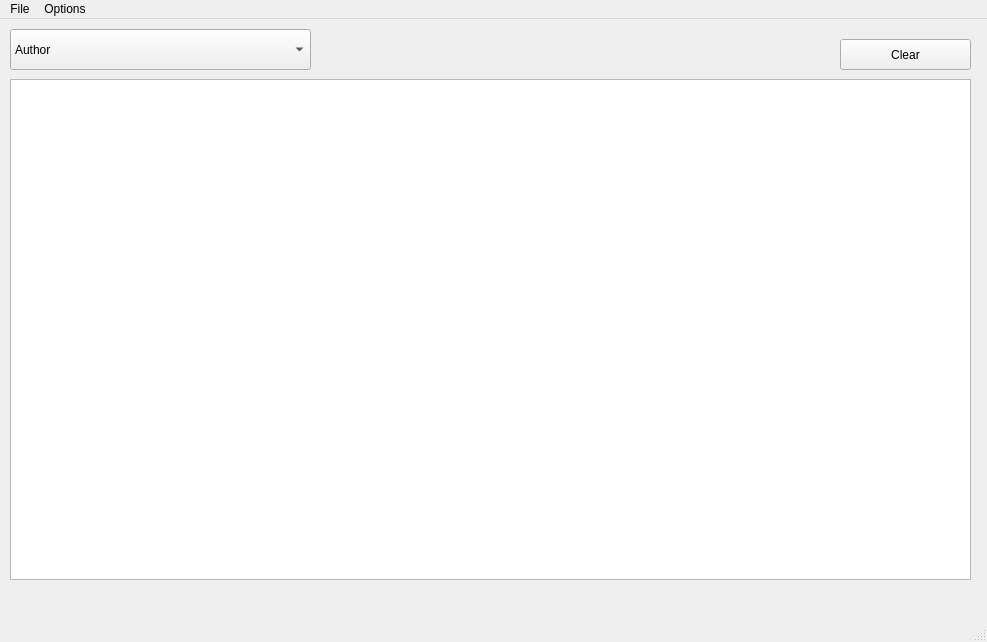
<?xml version="1.0" encoding="UTF-8"?>
<ui version="4.0">
 <class>MainWindow</class>
 <widget class="QMainWindow" name="MainWindow">
  <property name="geometry">
   <rect>
    <x>0</x>
    <y>0</y>
    <width>987</width>
    <height>642</height>
   </rect>
  </property>
  <property name="windowTitle">
   <string>MainWindow</string>
  </property>
  <widget class="QWidget" name="centralwidget">
   <widget class="QTableWidget" name="tableWidget">
    <property name="geometry">
     <rect>
      <x>10</x>
      <y>60</y>
      <width>961</width>
      <height>501</height>
     </rect>
    </property>
    <property name="toolTip">
     <string>Books</string>
    </property>
   </widget>
   <widget class="QComboBox" name="sort_by_comboBox">
    <property name="geometry">
     <rect>
      <x>10</x>
      <y>10</y>
      <width>301</width>
      <height>41</height>
     </rect>
    </property>
    <property name="toolTip">
     <string>Change to sort by other options</string>
    </property>
    <property name="toolTipDuration">
     <number>-1</number>
    </property>
    <item>
     <property name="text">
      <string>Author</string>
     </property>
    </item>
    <item>
     <property name="text">
      <string>Name</string>
     </property>
    </item>
    <item>
     <property name="text">
      <string>Year of publishment</string>
     </property>
    </item>
    <item>
     <property name="text">
      <string>Number of pages</string>
     </property>
    </item>
    <item>
     <property name="text">
      <string>Publishment number</string>
     </property>
    </item>
    <item>
     <property name="text">
      <string>Have illustrations</string>
     </property>
    </item>
    <item>
     <property name="text">
      <string>Have hard cover</string>
     </property>
    </item>
    <item>
     <property name="text">
      <string>Edition size</string>
     </property>
    </item>
   </widget>
   <widget class="QPushButton" name="clear_pushButton">
    <property name="geometry">
     <rect>
      <x>840</x>
      <y>20</y>
      <width>131</width>
      <height>31</height>
     </rect>
    </property>
    <property name="text">
     <string>Clear</string>
    </property>
   </widget>
  </widget>
  <widget class="QMenuBar" name="menubar">
   <property name="geometry">
    <rect>
     <x>0</x>
     <y>0</y>
     <width>987</width>
     <height>24</height>
    </rect>
   </property>
   <widget class="QMenu" name="menuFile">
    <property name="title">
     <string>File</string>
    </property>
    <addaction name="actionSave"/>
    <addaction name="actionClose"/>
   </widget>
   <widget class="QMenu" name="menuOptions">
    <property name="title">
     <string>Options</string>
    </property>
    <addaction name="actionAdd"/>
    <addaction name="actionFind"/>
    <addaction name="actionEdit"/>
    <addaction name="actionSort_by"/>
    <addaction name="actionRemove"/>
   </widget>
   <addaction name="menuFile"/>
   <addaction name="menuOptions"/>
  </widget>
  <widget class="QStatusBar" name="statusbar"/>
  <action name="actionClose">
   <property name="text">
    <string>Close</string>
   </property>
   <property name="shortcut">
    <string>Ctrl+W</string>
   </property>
  </action>
  <action name="actionAdd">
   <property name="text">
    <string>Add...</string>
   </property>
   <property name="shortcut">
    <string>Ctrl+A</string>
   </property>
  </action>
  <action name="actionFind">
   <property name="text">
    <string>Find...</string>
   </property>
   <property name="shortcut">
    <string>Ctrl+F</string>
   </property>
  </action>
  <action name="actionEdit">
   <property name="text">
    <string>Edit...</string>
   </property>
   <property name="shortcut">
    <string>Ctrl+E</string>
   </property>
  </action>
  <action name="actionSort_by">
   <property name="text">
    <string>Sort by...</string>
   </property>
  </action>
  <action name="actionRemove">
   <property name="text">
    <string>Remove...</string>
   </property>
   <property name="shortcut">
    <string>Ctrl+D</string>
   </property>
  </action>
  <action name="actionSave">
   <property name="text">
    <string>Save</string>
   </property>
  </action>
 </widget>
 <resources/>
 <connections/>
</ui>
